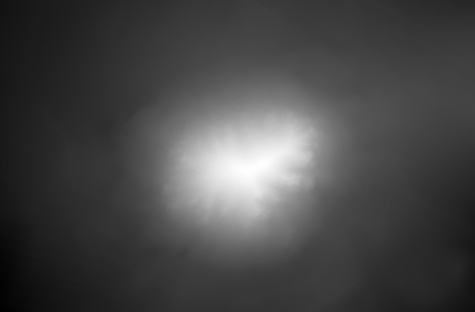
#> input picture mila.tif, 475 x 312 px
$ python calculate_volume.py
#> lines starting #> are read from the running program, lines starting #| are printed output that depends on the picture; long printed decimals are rounded
import numpy as np
from PIL import Image
import matplotlib.pyplot as plt

# Načtení TIF souboru
img_path = 'mila.tif'
img = Image.open(img_path)
#> img is the input picture: PIL image 475x312 F; min 350.8, max 510.3, mean 395.5

# Převedení na NumPy array
elevation_data = np.array(img, dtype=np.float32)

# Informace o datech
print(f"Tvar dat (výška x šířka): {elevation_data.shape}")
#| Tvar dat (výška x šířka): (312, 475)
print(f"Min výška: {elevation_data.min()}")
#| Min výška: 350.791
print(f"Max výška: {elevation_data.max()}")
#| Max výška: 510.330
print(f"Průměrná výška: {elevation_data.mean():.2f}")
#| Průměrná výška: 395.53

# Velikost pixelu v metrech (lze upravit podle skutečného rozlišení)
pixel_size = 1.0  # 1 metr x 1 metr
area_per_pixel = pixel_size * pixel_size

# Výpočet objemu - součet všech výšek vynásobený plochou pixelu
volume = np.sum(elevation_data) * area_per_pixel
#> volume = 58617568

print(f"\n{'='*50}")
print(f"Objem hory: {volume:.2f} m³")
#| Objem hory: 58617568.00 m³
print(f"Objem hory: {volume/1e6:.6f} km³")
#| Objem hory: 58.618 km³
print(f"{'='*50}")

# Vizualizace hory
plt.figure(figsize=(12, 10))

# 2D heatmapa
plt.subplot(2, 1, 1)
plt.imshow(elevation_data, cmap='terrain')
plt.colorbar(label='Výška [m]')
plt.title('Výšková data - 2D pohled')
plt.xlabel('X [pixely]')
plt.ylabel('Y [pixely]')

# 3D vizualizace
from mpl_toolkits.mplot3d import Axes3D

ax = plt.subplot(2, 1, 2, projection='3d')

# Vytvoření X Y souřadnic
x = np.arange(0, elevation_data.shape[1])
#> x = 475 values from 0 to 474
y = np.arange(0, elevation_data.shape[0])
#> y = 312 values from 0 to 311
X, Y = np.meshgrid(x, y)

# 3D povrch
surf = ax.plot_surface(X, Y, elevation_data, cmap='terrain', alpha=0.9)
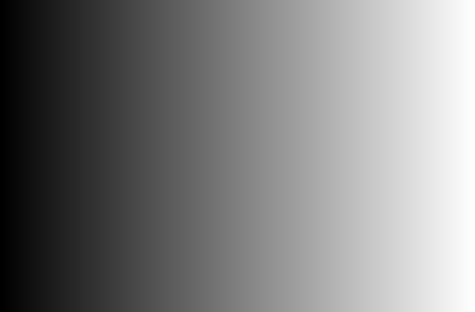
#> X: shape (312, 475) int64; min 0, max 474, mean 237; drawn with min black and max white
ax.set_xlabel('X [pixely]')
ax.set_ylabel('Y [pixely]')
ax.set_zlabel('Výška [m]')
ax.set_title('Výšková data - 3D pohled')
plt.colorbar(surf, ax=ax, label='Výška [m]')

plt.tight_layout()
plt.savefig('hory_vizualizace.png', dpi=150, bbox_inches='tight')
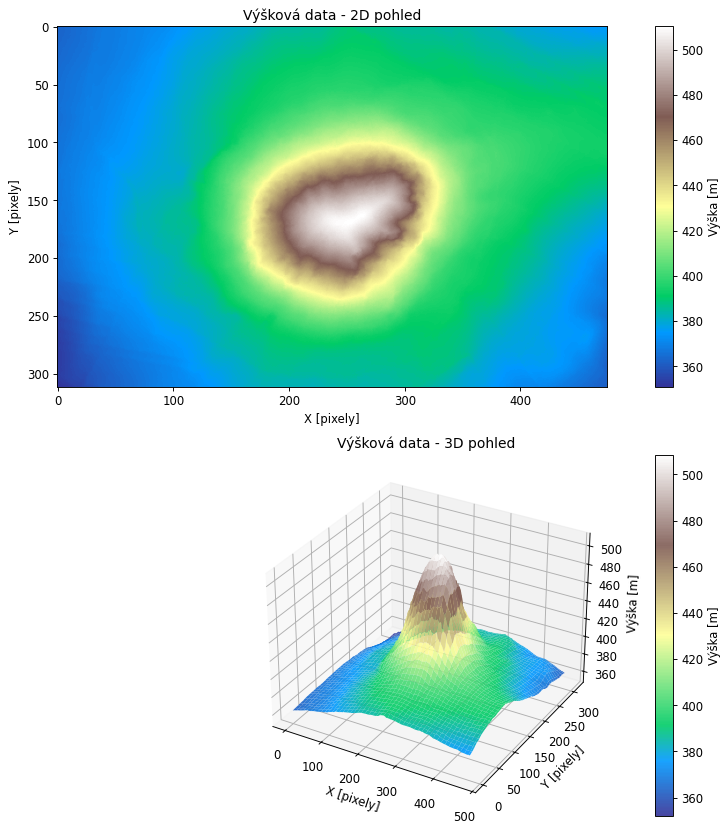
#> figure drawn by matplotlib, 4 panels
print(f"\nVizualizace uložena do: hory_vizualizace.png")
plt.show()
